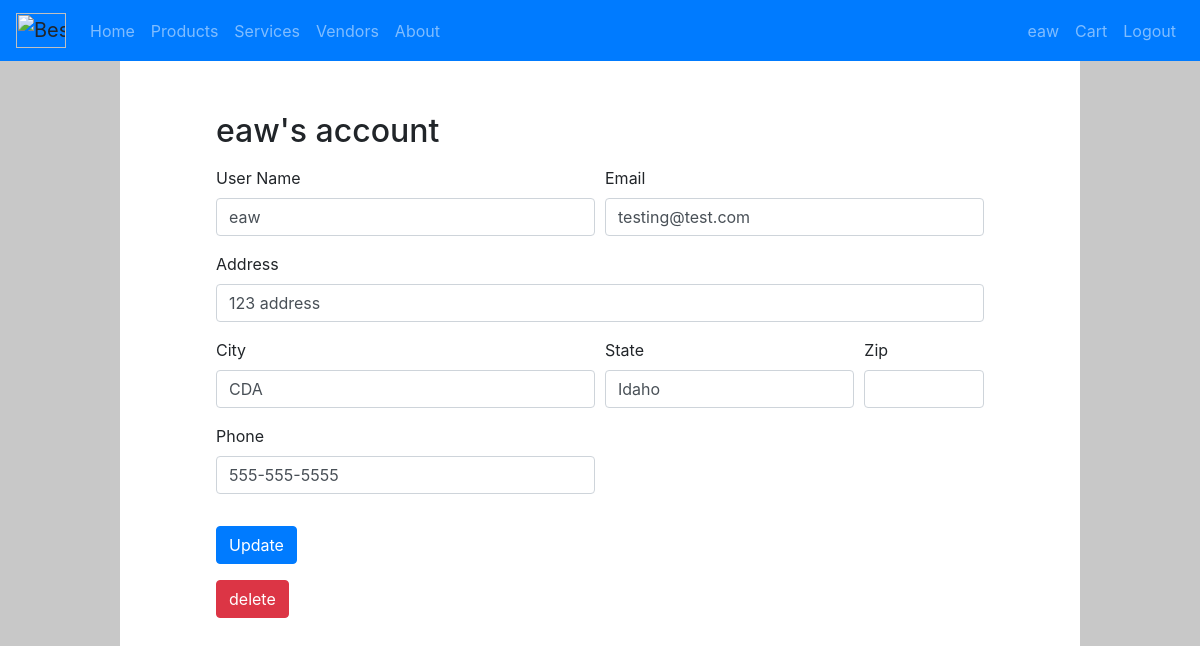
The page /accounts/customer/ (signed in) on the database its author committed.
### accounts/models.py (models this page shows, shortened)
class Customer(AbstractUser):
    address = models.CharField(max_length=200, null=False)
    state = models.CharField(max_length=50, null=False)
    city = models.CharField(max_length=50, null=False)
    email = models.EmailField()
    phone = models.CharField(max_length=12, null=False)

### accounts/views.py (the view)
# urls.py: path("customer/", views.account, name='account'),
def account(request):
    return render(request, 'account.html')

### templates/account.html (shortened to what this page needs)
{% extends "base.html" %}
{% block content %}
<h2>{{ user.username }}'s account</h2>
<form action="update_account" method="POST">
    <div class="form-row">
      <div class="form-group col-md-6">
        <label for="inputuser">User Name</label>
        <input type="text" class="form-control" name="inputUser" id="inputuser" value="{{ user.username}}">
      </div>
      <div class="form-group col-md-6">
        <label for="inputEmail">Email</label>
        <input type="email" class="form-control" name="inputEmail" id="inputEmail" value="{{ user.email }}">
      </div>
    </div>
    <div class="form-group">
      <label for="inputAddress">Address</label>
      <input type="text" class="form-control" name="inputAddress" id="inputAddress" value="{{ user.address }}">
    </div>
    <div class="form-row">
      <div class="form-group col-md-6">
        <label for="inputCity">City</label>
        <input type="text" class="form-control" name="inputCity" id="inputCity" value="{{ user.city }}">
      </div>
      <div class="form-group col-md-4">
        <label for="inputState">State</label>
        <input type="text" class="form-control" name="inputState" id="inputState" value="{{ user.state }}">
      </div>
      <div class="form-group col-md-2">
        <label for="inputZip">Zip</label>
        <input type="text" class="form-control" id="inputZip">
      </div>
    </div>
    <div class="form-row">
        <div class="form-group col-md-6">
          <label for="inputPhone">Phone</label>
          <input type="text" class="form-control" name="inputPhone" id="inputPhone" value="{{ user.phone }}">
        </div>
    </div>
    <button type="submit" class="btn btn-primary">Update</button>
  </form>
  <form action="delete_account" method="POST">
    <button type="submit" class="btn btn-danger">delete</button>
  </form>
  {% endblock %}

### templates/base.html (shortened to what this page needs)
{% load static %}
<link rel="stylesheet" type="text/css" href="{% static 'style.css' %}">
<!DOCTYPE html>
<html lang="en">
  <head>
    <link rel="stylesheet" href="https://stackpath.bootstrapcdn.com/bootstrap/4.1.3/css/bootstrap.min.css"
>
    <link rel="stylesheet" type="text/css" href="{% static 'style.css' %}" />
  </head>
  <body>
    <nav class="navbar fixed-top navbar-expand-lg navbar-dark bg-primary">
      <div class="collapse navbar-collapse" id="navbarColor02">
        <a class="navbar-brand">
          <img src="https://upload.wikimedia.org/wikipedia/commons/f/f5/Best_Buy_Logo.svg" width="50" height="35" alt="BestBuy">
        </a>
        <ul class="navbar-nav mr-auto">
          <li class="nav-item {% if nbar == 'home' %}active{% endif %}">
            <a class="nav-link" href="/">Home</a>
          </li>
          <li class="nav-item {% if nbar == 'products' %}active{% endif %}">
            <a class="nav-link" href="{% url 'products' %}">Products</a>
          </li>
          <li class="nav-item {% if nbar == 'services' %}active{% endif %}">
            <a class="nav-link" href="{% url 'services' %}">Services</a>
          </li>
          <li class="nav-item {% if nbar == 'vendors' %}active{% endif %}">
            <a class="nav-link" href="{% url 'vendors' %}">Vendors</a>
          </li>
          <li class="nav-item {% if nbar == 'about' %}active{% endif %}">
            <a class="nav-link" href="{% url 'about' %}">About</a>
          </li>
        </ul>
        {% block login %}
          {% if user.is_authenticated %}
            <ul class="nav navbar-nav navbar-right">
              <li class="navbar-item">
                <a class="nav-link" href="{% url 'account' %}">{{user.username}}</a>
              </li>
              <li class="nav-item">
                <a class="nav-link" href="{% url 'cart' %}">Cart</a>
              </li>
              <li class="nav-item">
                <a class="nav-link" href="{% url 'logout' %}">Logout</a>
              </li>
            </ul>
          {% endif %}
        {% endblock %}
      </div>
    </nav>
    <div id="content">
      {% block content %}{% endblock %}
    </div>
  </body>
</html>

### static/style.css (style rules this page uses)
body { background-color: rgb(200, 200, 200); height: 100%; display: flex; flex-direction: column; padding-top: 16px; }
#content { background-color: white; padding: 96px; margin-left: 10vw; margin-right: 10vw; flex-grow: 1; }
h2 { margin-bottom: 16px; }
img { max-width: 100%; max-height: 100%; }

### rows shown on the page
Customer: username "eaw", inputUser "eaw", inputEmail "testing@test.com", inputAddress "123 address", inputCity "CDA", inputState "Idaho", inputPhone "555-555-5555"
